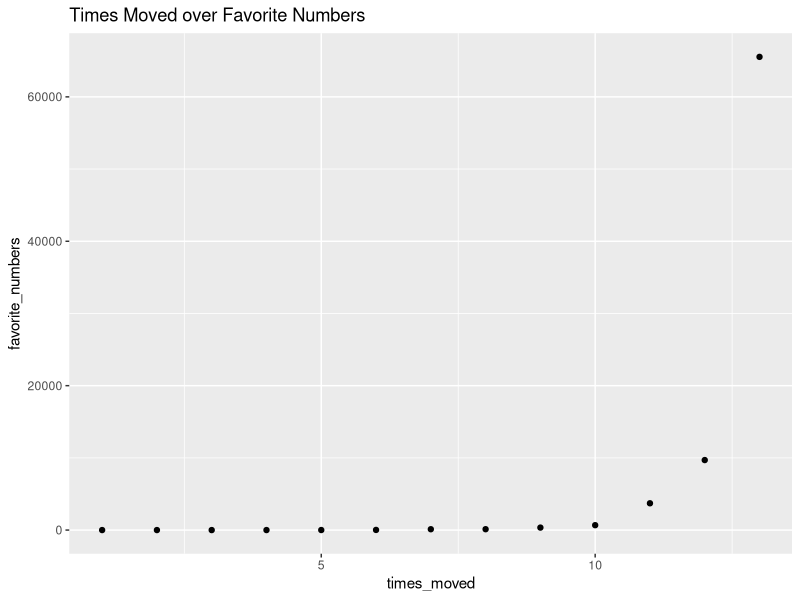
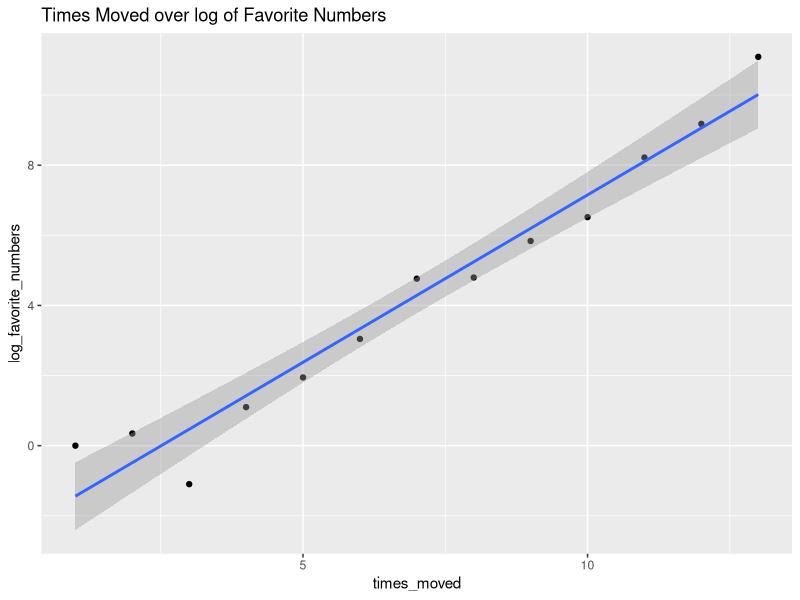

Reproduce these figures in R, in order.
## ---- chunk 1

library(dplyr)
library(ggplot2)

## ---- chunk 2

stats_about_nakai_df <- data.frame(favorite_numbers = c(0^0,sqrt(2),1/3,3,
                                                        7,21,117,121,343,
                                                        678,3711,9696,65536),
                                   times_moved = 1:13)

ggplot(stats_about_nakai_df, aes(x = times_moved, 
                                 y = favorite_numbers)) +
  geom_point() +
  ggtitle("Times Moved over Favorite Numbers")

## ---- chunk 3

stats_about_nakai_df <- stats_about_nakai_df %>%
  mutate(log_favorite_numbers = log(favorite_numbers))

ggplot(stats_about_nakai_df, aes(x = times_moved, y = log_favorite_numbers)) +
  geom_point() +
  geom_smooth(method = "lm") +
  ggtitle("Times Moved over log of Favorite Numbers")

